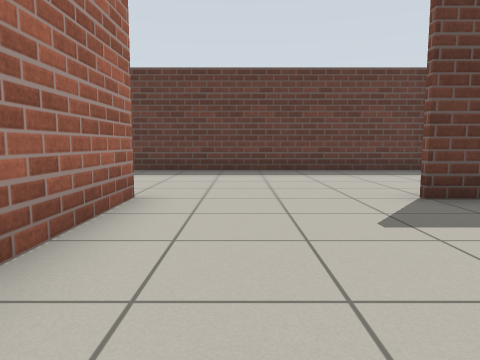
View 1 (above)

24 first-person views from a walk through a world built for the Gazebo simulator. The camera is 0.72 m above the floor, tilts 6° down and sees 70° across. The floor is counted in squares, 1 m on a side. Each view is taken from the middle of a square. On the plan, view 1 faces up. The plan holds only what a view shows up to about 11 squares ahead; the rest is blank.

View 2
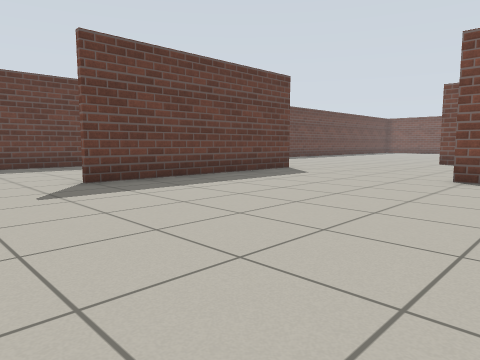

View 3
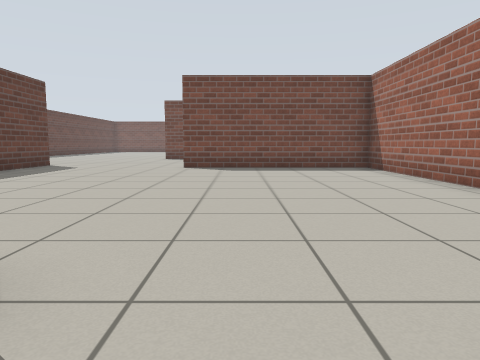

View 4
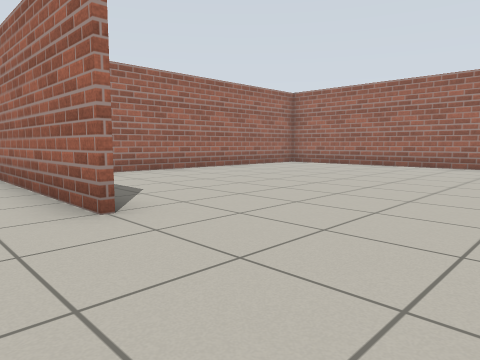

View 5
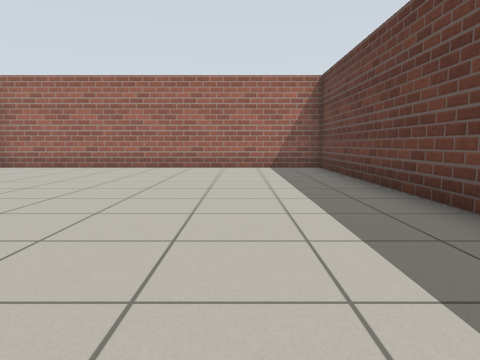

View 6
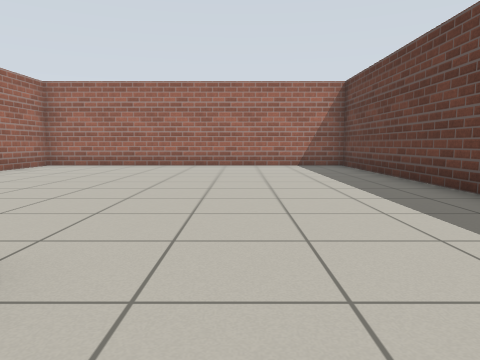

View 7
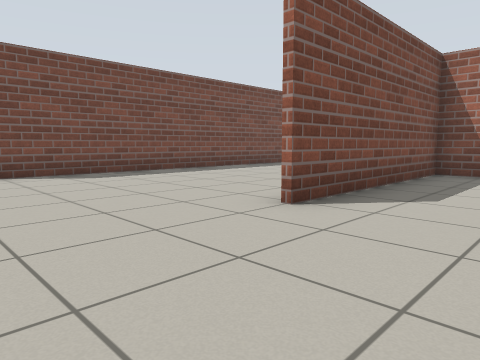

View 8
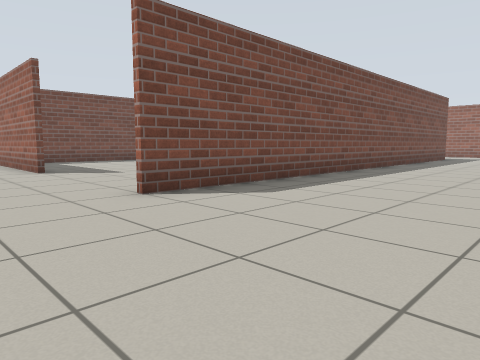

View 9
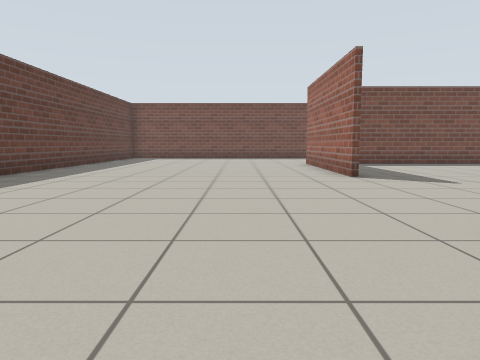

View 10
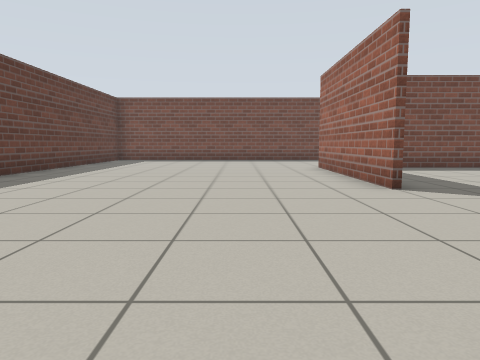

View 11
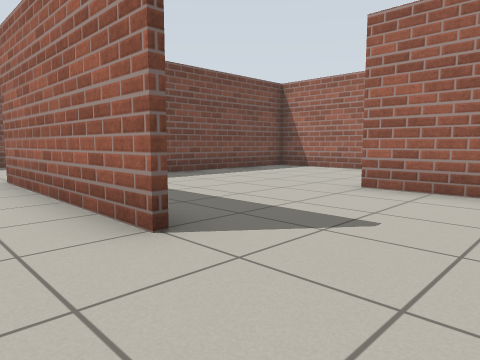

View 12
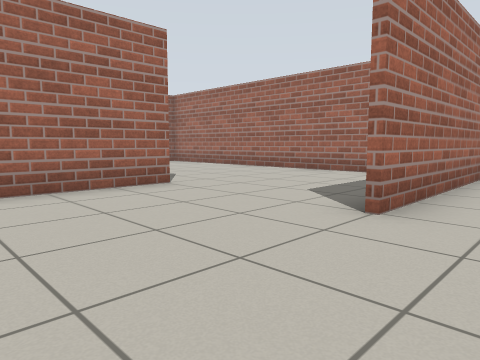

View 13
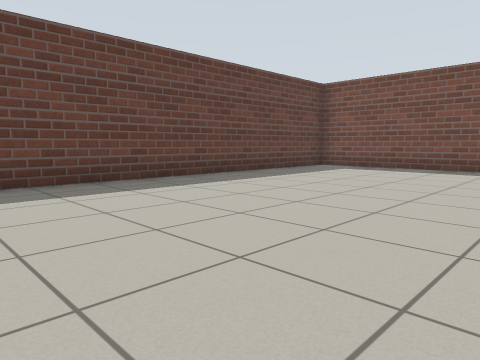

View 14
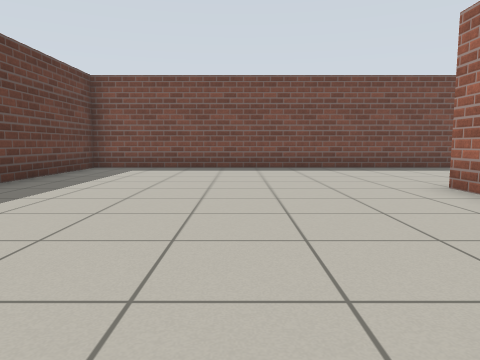

View 15
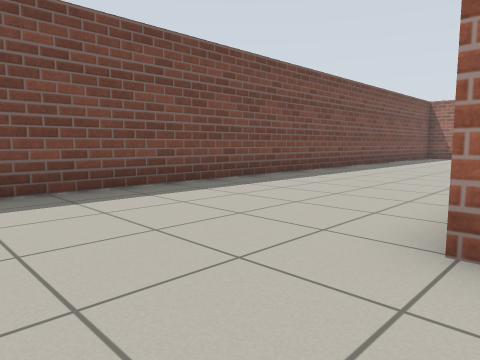

View 16
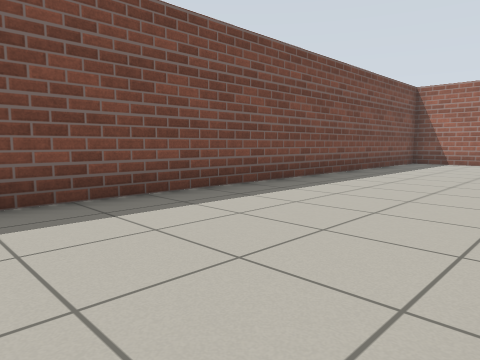

View 17
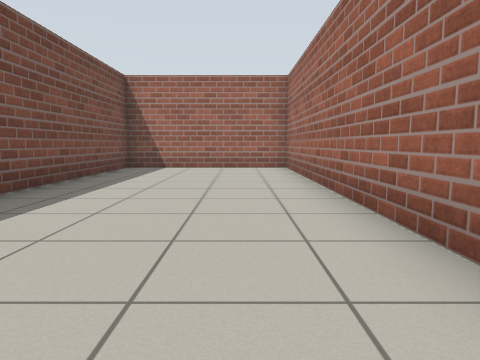

View 18
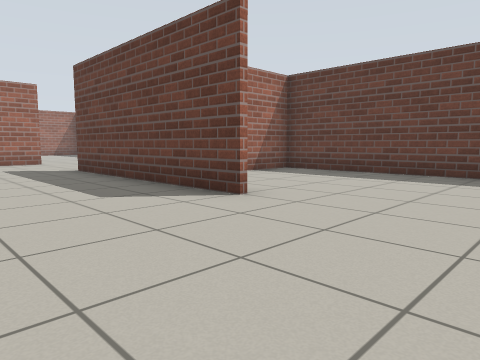

View 19
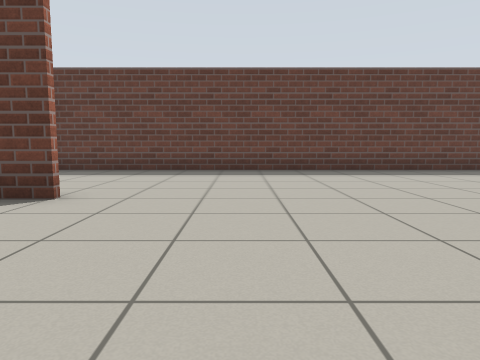

View 20
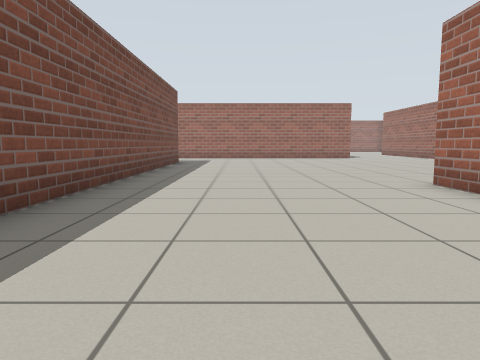

View 21
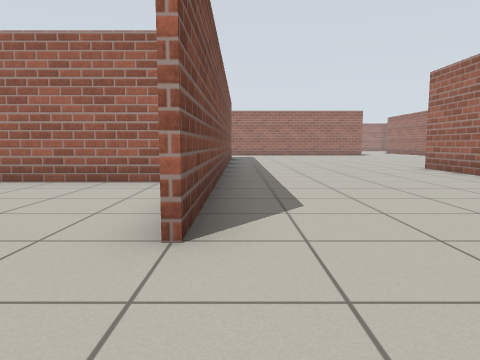

View 22
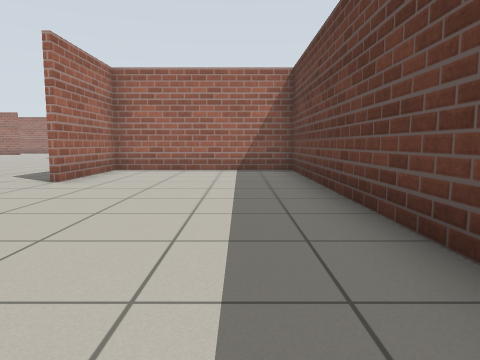

View 23
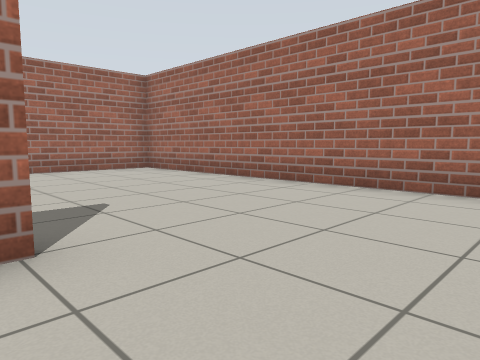

View 24
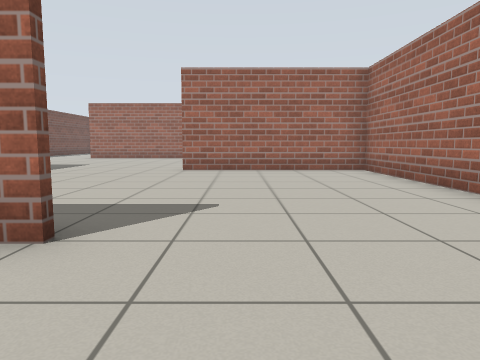

### Floor plan
Points are (right, up) in squares from view 1. A wall is a line through its corners. A room is listed if a view was taken in it or the views show most of it. See-through windows are left out.
Room 1 (views 1, 2, 3, 4, 5, 6, 7, 8, 9, 10, 11, 13, 14, 15, 16, 17, 18, 19, 20, 21, 22)
walls: (2.5, -5.9) (7.4, -5.9) (7.4, -0.2); (7.6, -3.8) (7.6, -6.1); (13.4, -11.3) (13.4, 1.6); (13.9, -2.4) (18.6, -2.4); (8.6, 4.4) (2.4, 4.4); (-1.4, 4.6) (-1.4, -0.1); (-7.4, -0.4) (-3.9, -0.4); (18.4, 1.6) (23.6, 1.6); (5.1, 9.4) (-11.4, 9.4) (-11.4, -0.4) (-9.1, -0.4); (23.6, -6) (23.6, -14.4) (28.4, -14.4) (28.4, 9.4) (5.6, 9.4) (5.6, 4.6) (8.6, 4.6)
ways out: opening at (18.7, -1) to room 2
Room 2 (views 12, 23, 24)
walls: (18.4, -6.4) (22.4, -6.4); (23.4, -5.4) (23.4, -0.9); (13.6, -4.8) (13.6, -13.4) (18.6, -13.4)
ways out: opening at (18.7, -1) to room 1

Where each view was taken, in squares from view 1:
view 1: 0 up, 0 right, facing up
view 2: 2 down, 0 right, facing up-right
view 3: 2 down, 3 left, facing right
view 4: 8 up, 0 right, facing down-left
view 5: 7 up, 1 left, facing left
view 6: 6 up, 0 right, facing left
view 7: 3 up, 5 right, facing down-right
view 8: 4 up, 9 right, facing down-right
view 9: 4 up, 11 right, facing right
view 10: 4 up, 13 right, facing right
view 11: 3 up, 16 right, facing down-right
view 12: 1 down, 22 right, facing down-left
view 13: 3 up, 18 right, facing up-right
view 14: 5 up, 18 right, facing right
view 15: 4 up, 23 right, facing down-right
view 16: 1 down, 24 right, facing down-right
view 17: 4 down, 25 right, facing down
view 18: 1 up, 12 right, facing up-left
view 19: 0 up, 11 right, facing up
view 20: 0 up, 11 right, facing down
view 21: 4 up, 13 right, facing down
view 22: 8 up, 15 right, facing left
view 23: 4 down, 19 right, facing down-left
view 24: 4 down, 17 right, facing down
